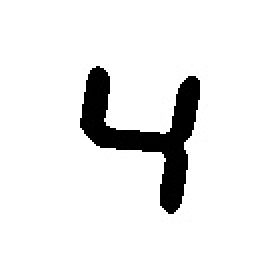
//> input picture test_data/43.jpg, 128 x 128 px, given in place of 01.png, which was not available (shown 2 times larger)
$ ./knn   (built with g++ and OpenCV 4)
//> lines starting //> are read from the running program, lines starting //| are printed output that depends on the picture; after the words box and inside, x2 and y2 are one past the last pixel; in counts of white or black regions, pixels touching at a corner belong together; pictures that were not available may be replaced by others from this repository, and a replacement may not be noted
#include <iostream>
#include <opencv2/opencv.hpp>
#include <opencv2/core/core.hpp>
#include <opencv2/highgui/highgui.hpp>
#include <opencv2/imgproc/imgproc.hpp>
#include <opencv2/ml/ml.hpp>

using namespace std;

using namespace cv;
using namespace cv::ml;

Mat train_data;
Mat train_classes;
Mat test_data;
const int K = 3;

void get_train_data();
void get_train_data2();
void preprocess(Mat &src);

int main(){
	Ptr<KNearest> knn = KNearest::create();
	knn->setDefaultK(K);
	knn->setIsClassifier(true);

	get_train_data();
	get_train_data2();

	train_data.convertTo(train_data, CV_32F);
	train_classes.convertTo(train_classes, CV_32S);

	knn->train(train_data, ROW_SAMPLE, train_classes);
	// [6 lines of commented-out code are left out]
	Mat src = imread("./test_data/23.jpg", 0);
	// [26 lines of commented-out code are left out]

	preprocess(src);

	if(!src.data){
		perror("read image failed\n");
	}
	test_data = src.reshape(0, 1);
	test_data.convertTo(test_data, CV_32F);

	auto r = knn->findNearest(test_data, K, noArray());
	cout<<"result: "<< r <<endl;
	return 0;
}

void get_train_data(){
	char path[255] = "./train_data";
	for(int i = 0; i <= 9; ++i){
		for(int j = 1; j <= 9; ++j){
			char file[255];
			sprintf(file, "%s/%d%d.png", path, i, j);
			Mat temp = imread(file, 0);
//> temp is the input picture: 128 rows x 128 cols, CV_8UC1; min 0, max 255, mean 232.1
			preprocess(temp);
			temp = temp.reshape(0, 1);
			temp.convertTo(temp, CV_32F);
			train_data.push_back(temp);
			train_classes.push_back(i);
		}
	}
	cout << "read train data OK" << endl;
}

void get_train_data2(){
	char path[255] = "./train_data2";
	for(int i = 0; i <= 9; ++i){
		for(int j = 1; j <= 19; ++j){
			char file[255];
			if(j < 10){
				sprintf(file, "%s/%d/0%d.jpg", path, i, j);
				Mat temp = imread(file, 0);
				preprocess(temp);
				temp = temp.reshape(0, 1);
				temp.convertTo(temp, CV_32F);
				train_data.push_back(temp);
				train_classes.push_back(i);
			} else if(j >= 10) {
				sprintf(file, "%s/%d/%d.jpg", path, i, j);
				Mat temp = imread(file, 0);
				preprocess(temp);
				temp = temp.reshape(0, 1);
				temp.convertTo(temp, CV_32F);
				train_data.push_back(temp);
				train_classes.push_back(i);
			}
		}
	}
	cout << "read train data2 OK" << endl;
}

void preprocess(Mat &src){
	src = src < 100;
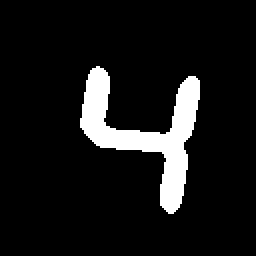
//> src: 128 rows x 128 cols, CV_8UC1 (shown 2 times larger); 9% white; 1 white region, box (x1, y1, x2, y2) and area: (40, 33, 100, 107) 1473
	int x_min = 0, y_min = 0, x_max = 0, y_max = 0;
	Scalar max = Scalar(src.cols * 255);
//> max = Scalar(32640)
	Mat data;
	// find x
	int xminFound = 0;
	for(int i = 0; i < src.cols; ++i){
		data = src.colRange(i, i + 1);
		Scalar sss = sum(data);
		if(sss.val[0] > 0){
			x_max = i;
			if(!xminFound){
				x_min = i;
				xminFound = 1;
			}
		}
	}
//> this loop made 128 passes
//> sss on passes 1 to 12: Scalar(0), Scalar(0), Scalar(0), Scalar(0), Scalar(0), Scalar(0), Scalar(0), Scalar(0), Scalar(0), Scalar(0), Scalar(0), Scalar(0)
//> after the loop, data = 128 values from 0 to 0; x_min = 40; xminFound = 1
	// find y
	int yminFound = 0;
	for(int i = 0; i < src.rows; ++i){
		data = src.rowRange(i, i + 1);
		Scalar sss = sum(data);
		if(sss.val[0] > 0){
			y_max = i;
			if(!yminFound){
				y_min = i;
				yminFound = 1;
			}
		}
	}
//> after the loop, y_min = 33; yminFound = 1
	src = src(Rect(x_min, y_min, x_max - x_min, y_max - y_min));
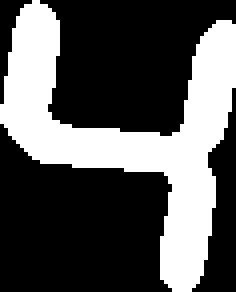
//> src: 73 rows x 59 cols, CV_8UC1 (shown 4 times larger); 33.9% white; 1 white region, box (x1, y1, x2, y2) and area: (0, 0, 59, 73) 1460
	src = src.clone();
	resize(src, src, Size(128, 128));
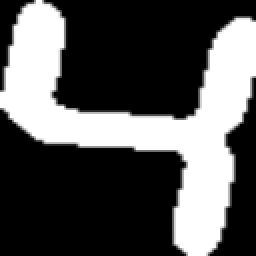
//> src: 128 rows x 128 cols, CV_8UC1 (shown 2 times larger); min 0, max 255, mean 86.4
//> in get_train_data, `temp = temp.reshape(0, 1);`: temp = 16384 values, max 255 at index 18, min 0 at index 0, mean 86.44
//> in get_train_data, `train_data.push_back(temp);`: train_data has the same summary as temp
//> (the run ends here: the program stops with an error, at `src = src < 100;`)

$ run again, on test_data/05.jpg
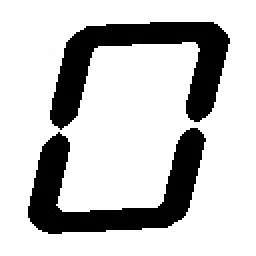
//> input picture test_data/05.jpg, 128 x 128 px, given in place of 01.png, which was not available (shown 2 times larger)
//> in get_train_data, temp is the input picture: 128 rows x 128 cols, CV_8UC1; min 0, max 255, mean 197.7
//> in preprocess, `src = src < 100;`:
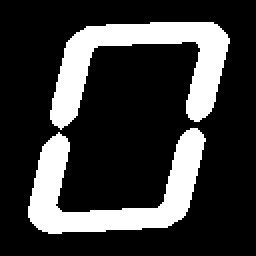
//> src: 128 rows x 128 cols, CV_8UC1 (shown 2 times larger); 22.5% white; 2 white regions, box (x1, y1, x2, y2) and area: (25, 11, 115, 65) 1861, (14, 64, 103, 117) 1818
//> the loop in preprocess, `for(int i = 0; i < src.cols; ++i)` made 128 passes
//> sss on passes 1 to 8: Scalar(0), Scalar(0), Scalar(0), Scalar(0), Scalar(0), Scalar(0), Scalar(0), Scalar(0)
//> after the loop in preprocess, `for(int i = 0; i < src.cols; ++i)`: data = 128 values from 0 to 0; x_min = 14; xminFound = 1
//> the loop in preprocess, `for(int i = 0; i < src.rows; ++i)` made 128 passes
//> after the loop in preprocess, `for(int i = 0; i < src.rows; ++i)`: y_min = 11; yminFound = 1
//> in preprocess, `resize(src, src, Size(128, 128));`:
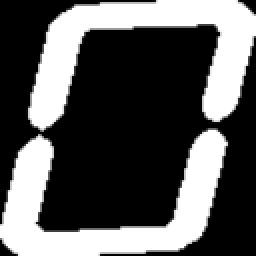
//> src: 128 rows x 128 cols, CV_8UC1 (shown 2 times larger); min 0, max 255, mean 89
//> temp = 16384 values, max 255 at index 79, min 0 at index 0, mean 89.03
//> train_data has the same summary as temp
